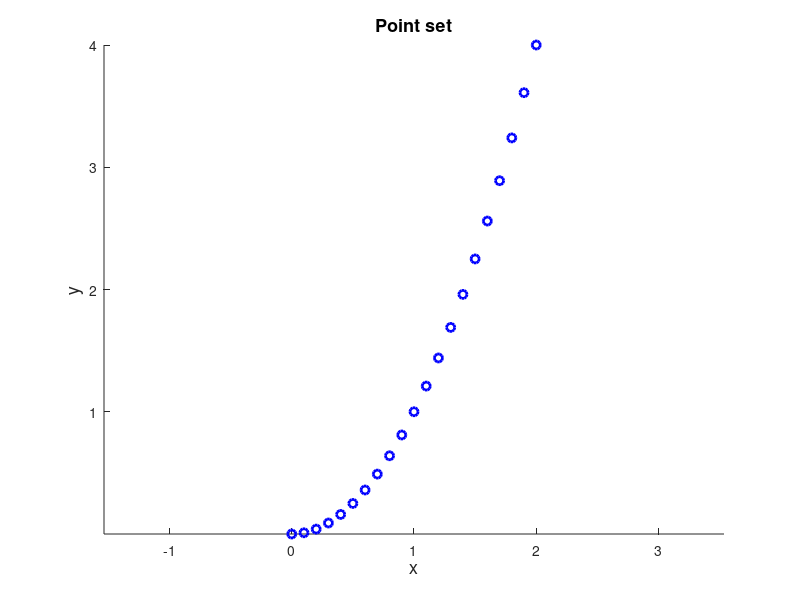

Write MATLAB code to recreate this figure. (Note: this script raises an error after producing the figure.)
%% Verification of the Upper Bound Theorem (McMullen, 1970) in 2 dimensions

%% Introduction
% The cyclic polytope $CP(n,d)$ may be defined as the convex hull of $n$
% vertices on the moment curve $(t, t^2, t^3, ..., t^d)$. The precise
% choice of which $n$ points on this curve are selected is irrelevant for
% the combinatorial structure of this polytope. The number of
% $(d-1)$ -dimensional facets (faces) of $CP(n,d)$ is given by the formula:
%
% $$f_i(\Delta(n,d)) = \frac{n}{n - \frac{d}{2}} {{n - \frac{d}{2}} \choose
% n-d} \hspace{0.2in} d \quad \textrm{even} \quad $$
%
% $$f_i(\Delta(n,d)) = 2 {{n - \frac{d+1}{2}} \choose n-d} \hspace{0.2in} d
% \quad \textrm{odd} \quad $$
%
% The upper bound theorem states that cyclic polytopes have the largest
% possible number of faces among all convex polytopes with a given
% dimension and number of vertices.

%% Initial data
% Set the points the convex hull of which is to be calculated.
t=(0:0.1:2)';
points=[t,t.^2];
%%
% Plot the point set in blue circles.
figure('Name','Point set','NumberTitle','off')
scatter(points(:,1),points(:,2),...
    'marker','o','MarkerEdgeColor',[0 0 1],'LineWidth',2)
xlabel('x','FontSize',13);
ylabel('y','FontSize',13);
title('Point set','FontSize',13)
axis equal

%% Processing
% Find the point identities defining each facet of the convex hull of the
% point set.
chull1=convhull_nd(points);

%% Post-processing
% Find the number of the facets of the convex hull.
nfacets1=size(chull1,1)
%%
% Calculate the number of points the convex hull of which was calculated,
% as well as their dimension.
[n,d]=size(points)
%%
% Calculate the maximum number of faces (1-dimensional facets) that a
% 2-dimensional convex hull ($$d=2$) of 21 points can have.
maxfacets=n/(n-d/2)*nchoosek(n-d/2,n-d)
%%
% Check the validity of the Upper Bound Theorem.
if maxfacets<nfacets1
    error('Upper Bound Theorem not satisfied')
end

%% Plots
% Find the first and the second point identity of each edge of the convex
% hull.
node1=chull1(:,1);
node2=chull1(:,2);
%%
% Find the x and y coordinates of the first and second point of each
% edge of the convex hull.
x1=points(node1,1);
x2=points(node2,1);
y1=points(node1,2);
y2=points(node2,2);
%%
% Arrange the coordinate data.
X1=[x1,x2]';
Y1=[y1,y2]';
%%
% Plot the convex hull.
figure('Name','Convex hull','NumberTitle','off')
line(X1,Y1,'marker','.','markersize',20,'markeredgecolor',[1 0.5 0],...
    'linestyle','-', 'linewidth',2,'color','blue');
xlabel('x','FontSize',13);
ylabel('y','FontSize',13);
title('Convex hull','FontSize',13)

%% Contact author
%
%  (c) 2014 by George Papazafeiropoulos
%  First Lieutenant, Infrastructure Engineer, Hellenic Air Force
%  Civil Engineer, M.Sc., Ph.D. candidate, NTUA
%
% Email: gpapazafeiropoulos@yahoo.gr
%
% Website: http://users.ntua.gr/gpapazaf/
%


